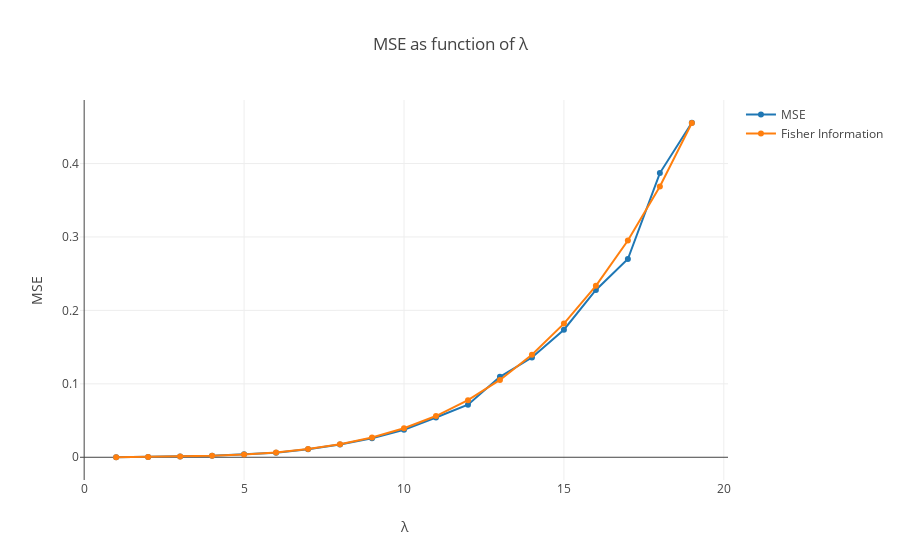

Notebook code for this chart:
### Code cell
def estimate_lambda(sample, bounds=(1, 100)):
    """Estimates the Maximum Likelihood lambda parameter."""
    r = minimize_scalar(log_likelihood, args=(sample, -1), method='bounded', bounds=bounds)
    if not r.success:
        raise Exception("estimate_lambda: {}".format(r.message))
    
    return r.x


def MSE(lambda_true, N=100, repeat=10000):
    """Calculate the Mean Square Error.
    
    Args:
        lambda_true: The true value of the lambda parameter.
        N: The sample size.
        repeat: The number of samples on which the average is calculated.
    """
    errors = np.zeros(repeat)
    
    for i in range(repeat):
        s = sample_exp(lambda_true, N)
        lambda_ml = estimate_lambda(s)
        errors[i] = (lambda_ml-lambda_true)**2

    return np.average(errors)


def I(lambd, N):
    """Fisher Information."""
    alpha = -1/lambd
    e_1 = np.exp(alpha) - np.exp(20*alpha)
    e_2 = np.exp(alpha) - 20*np.exp(20*alpha)
    e_3 = np.exp(alpha) - 400*np.exp(20*alpha)
    var = e_3/e_1 + lambd**2 - (e_2/e_1)**2
    
    return N*var/(lambd**4)


lambdas_true = np.arange(1, 20, 1.)

lyt = Layout(
    title="MSE as function of λ",
    xaxis=dict(title="λ"),
    yaxis=dict(title="MSE")
)

data = [
    Scatter(
        x=lambdas_true,
        y=[MSE(l, N=10000, repeat=1000) for l in lambdas_true],  # this is slow…
        name="MSE"
    ),
    Scatter(
        x=lambdas_true,
        y=[1/I(l, N=10000) for l in lambdas_true],
        name="Fisher Information"
    )
]

py.iplot(Figure(data=data, layout=lyt))

### Figure 1 — Plotly figure (JSON) as saved in the notebook; plotly's stock layout.template omitted (floating-point values rounded to 4 significant figures)
{"data": [{"name": "MSE", "type": "scatter", "x": [1, 2, 3, 4, 5, 6, 7, 8, 9, 10, 11, 12, 13, 14, 15, 16, 17, 18, 19], "y": [4.483e-05, 0.0003912, 0.0009922, 0.002024, 0.00405, 0.006235, 0.01086, 0.01729, 0.02581, 0.03745, 0.05415, 0.0717, 0.1096, 0.1359, 0.1738, 0.2279, 0.27, 0.387, 0.4555]}, {"name": "Fisher Information", "type": "scatter", "x": [1, 2, 3, 4, 5, 6, 7, 8, 9, 10, 11, 12, 13, 14, 15, 16, 17, 18, 19], "y": [0.0001, 0.0004027, 0.0009693, 0.001997, 0.003776, 0.006674, 0.01113, 0.01767, 0.02689, 0.03946, 0.05615, 0.07779, 0.1053, 0.1397, 0.182, 0.2334, 0.2952, 0.3686, 0.4551]}], "layout": {"title": "MSE as function of λ", "xaxis": {"title": "λ"}, "yaxis": {"title": "MSE"}}}
